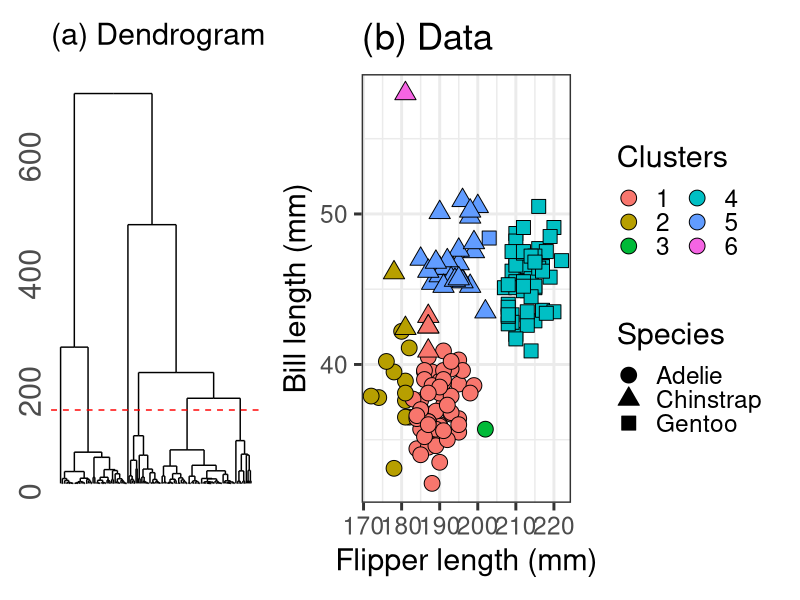

The R script that drew this image:
library(palmerpenguins)
library(ggplot2)
library(patchwork)
library(fastcluster)

options(ggplot2.discrete.colour=list(RColorBrewer::brewer.pal(6, "Accent")))

# Subset to female penguins & bill/flipper length variables
penguins <- penguins[complete.cases(penguins), ]
dat <- penguins[penguins$sex == "female", c(1, 3, 5)]

X <- dat[, -c(1)]
X <- as.matrix(X)


# Cluster and visualize data
K <- 6
hc <- hclust(dist(X)^2, method="average")
hc$labels <- dat$species
table( hc$labels, cutree(hc, K))

p1 <- ggdendro::ggdendrogram(hc, labels=F) + ggtitle("(a) Dendrogram") + 
  geom_hline(yintercept=hc$height[nrow(X)-5] - 20, col="red", linetype="dashed") + 
  ylab("Height") + theme(axis.text.x=element_blank(), 
                         plot.title = element_text(size=22), 
                         axis.text.y=element_text(size=22)) 

p2 <- ggplot(data = penguins[penguins$sex == "female", ]) + 
  geom_point(aes(x=bill_length_mm, y = flipper_length_mm, 
                 fill = as.factor(cutree(hc, 6)),
                 shape=as.factor(species)), size = 5, colour="black") + 
  scale_fill_discrete(name="Clusters", 
                        guide=guide_legend(ncol=2, 
             override.aes=list(shape=21))) + 
  scale_shape_manual(name="Species", values=c(21, 24, 22), 
                     guide=guide_legend(override.aes=list(fill="black"))) + 
  xlab("Bill length (mm)") + ylab("Flipper length (mm)") + 
  coord_flip() +  
  theme_bw(base_size=22) + ggtitle("(b) Data") + theme(legend.position="right")

ggsave(p1+p2, file="../figures/Figure8.pdf", width=14, height=4)
